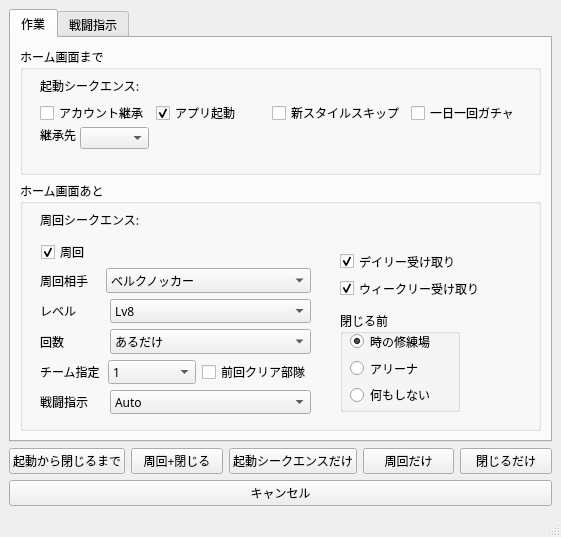
<?xml version="1.0" encoding="UTF-8"?>
<ui version="4.0">
 <class>MainWindow</class>
 <widget class="QMainWindow" name="MainWindow">
  <property name="geometry">
   <rect>
    <x>0</x>
    <y>0</y>
    <width>561</width>
    <height>537</height>
   </rect>
  </property>
  <property name="windowTitle">
   <string>MainWindow</string>
  </property>
  <widget class="QWidget" name="centralwidget">
   <layout class="QVBoxLayout" name="verticalLayout_2">
    <item>
     <widget class="QTabWidget" name="taskTab">
      <property name="enabled">
       <bool>true</bool>
      </property>
      <property name="font">
       <font>
        <family>游ゴシック</family>
       </font>
      </property>
      <property name="currentIndex">
       <number>0</number>
      </property>
      <widget class="QWidget" name="Task">
       <attribute name="title">
        <string>作業</string>
       </attribute>
       <layout class="QVBoxLayout" name="verticalLayout_3">
        <item>
         <widget class="QGroupBox" name="startGroup">
          <property name="sizePolicy">
           <sizepolicy hsizetype="Preferred" vsizetype="Minimum">
            <horstretch>0</horstretch>
            <verstretch>0</verstretch>
           </sizepolicy>
          </property>
          <property name="minimumSize">
           <size>
            <width>0</width>
            <height>110</height>
           </size>
          </property>
          <property name="font">
           <font>
            <family>游ゴシック</family>
           </font>
          </property>
          <property name="title">
           <string>ホーム画面まで</string>
          </property>
          <widget class="QWidget" name="layoutWidget">
           <property name="geometry">
            <rect>
             <x>20</x>
             <y>30</y>
             <width>481</width>
             <height>48</height>
            </rect>
           </property>
           <property name="font">
            <font>
             <family>游ゴシック</family>
            </font>
           </property>
           <layout class="QVBoxLayout" name="startLayout">
            <item>
             <layout class="QHBoxLayout" name="startSequenceLayout">
              <item>
               <widget class="QLabel" name="StartLabelTitle">
                <property name="font">
                 <font>
                  <family>游ゴシック</family>
                 </font>
                </property>
                <property name="text">
                 <string>起動シークエンス:</string>
                </property>
               </widget>
              </item>
              <item>
               <widget class="QLabel" name="StartLabel">
                <property name="sizePolicy">
                 <sizepolicy hsizetype="Expanding" vsizetype="Preferred">
                  <horstretch>0</horstretch>
                  <verstretch>0</verstretch>
                 </sizepolicy>
                </property>
                <property name="font">
                 <font>
                  <family>游ゴシック</family>
                 </font>
                </property>
                <property name="text">
                 <string/>
                </property>
               </widget>
              </item>
             </layout>
            </item>
            <item>
             <layout class="QHBoxLayout" name="startCheckBoxLayout">
              <item>
               <widget class="QCheckBox" name="Login">
                <property name="font">
                 <font>
                  <family>游ゴシック</family>
                 </font>
                </property>
                <property name="text">
                 <string>アカウント継承</string>
                </property>
               </widget>
              </item>
              <item>
               <widget class="QCheckBox" name="LaunchApp">
                <property name="enabled">
                 <bool>true</bool>
                </property>
                <property name="font">
                 <font>
                  <family>游ゴシック</family>
                 </font>
                </property>
                <property name="text">
                 <string>アプリ起動</string>
                </property>
                <property name="checked">
                 <bool>true</bool>
                </property>
               </widget>
              </item>
              <item>
               <widget class="QCheckBox" name="SkipTrailer">
                <property name="font">
                 <font>
                  <family>游ゴシック</family>
                 </font>
                </property>
                <property name="text">
                 <string>新スタイルスキップ</string>
                </property>
                <property name="checked">
                 <bool>false</bool>
                </property>
               </widget>
              </item>
              <item>
               <widget class="QCheckBox" name="SkipGacha">
                <property name="font">
                 <font>
                  <family>游ゴシック</family>
                 </font>
                </property>
                <property name="text">
                 <string>一日一回ガチャ</string>
                </property>
               </widget>
              </item>
             </layout>
            </item>
           </layout>
          </widget>
          <widget class="QComboBox" name="loginComboBox">
           <property name="geometry">
            <rect>
             <x>60</x>
             <y>80</y>
             <width>69</width>
             <height>22</height>
            </rect>
           </property>
          </widget>
          <widget class="QLabel" name="loginLabel">
           <property name="geometry">
            <rect>
             <x>20</x>
             <y>80</y>
             <width>49</width>
             <height>16</height>
            </rect>
           </property>
           <property name="text">
            <string>継承先</string>
           </property>
          </widget>
         </widget>
        </item>
        <item>
         <widget class="QGroupBox" name="taskGroup">
          <property name="minimumSize">
           <size>
            <width>519</width>
            <height>250</height>
           </size>
          </property>
          <property name="font">
           <font>
            <family>游ゴシック</family>
           </font>
          </property>
          <property name="title">
           <string>ホーム画面あと</string>
          </property>
          <widget class="QGroupBox" name="RadioButtons">
           <property name="geometry">
            <rect>
             <x>320</x>
             <y>130</y>
             <width>120</width>
             <height>101</height>
            </rect>
           </property>
           <property name="font">
            <font>
             <family>游ゴシック</family>
            </font>
           </property>
           <property name="title">
            <string>閉じる前</string>
           </property>
           <widget class="QWidget" name="layoutWidget">
            <property name="geometry">
             <rect>
              <x>10</x>
              <y>20</y>
              <width>85</width>
              <height>74</height>
             </rect>
            </property>
            <property name="font">
             <font>
              <family>游ゴシック</family>
             </font>
            </property>
            <layout class="QVBoxLayout" name="RadioButtonLayout">
             <item>
              <widget class="QRadioButton" name="tokiAuto">
               <property name="font">
                <font>
                 <family>游ゴシック</family>
                </font>
               </property>
               <property name="text">
                <string>時の修練場</string>
               </property>
               <property name="checked">
                <bool>true</bool>
               </property>
              </widget>
             </item>
             <item>
              <widget class="QRadioButton" name="arenaAuto">
               <property name="font">
                <font>
                 <family>游ゴシック</family>
                </font>
               </property>
               <property name="text">
                <string>アリーナ</string>
               </property>
              </widget>
             </item>
             <item>
              <widget class="QRadioButton" name="doNoAuto">
               <property name="font">
                <font>
                 <family>游ゴシック</family>
                </font>
               </property>
               <property name="text">
                <string>何もしない</string>
               </property>
              </widget>
             </item>
            </layout>
           </widget>
          </widget>
          <widget class="QWidget" name="layoutWidget">
           <property name="geometry">
            <rect>
             <x>20</x>
             <y>30</y>
             <width>481</width>
             <height>18</height>
            </rect>
           </property>
           <property name="font">
            <font>
             <family>游ゴシック</family>
            </font>
           </property>
           <layout class="QHBoxLayout" name="SweepSequenceLayout">
            <item>
             <widget class="QLabel" name="TaskLabelTitle">
              <property name="font">
               <font>
                <family>游ゴシック</family>
               </font>
              </property>
              <property name="text">
               <string>周回シークエンス:</string>
              </property>
             </widget>
            </item>
            <item>
             <widget class="QLabel" name="TaskLabel">
              <property name="sizePolicy">
               <sizepolicy hsizetype="Expanding" vsizetype="Preferred">
                <horstretch>0</horstretch>
                <verstretch>0</verstretch>
               </sizepolicy>
              </property>
              <property name="font">
               <font>
                <family>游ゴシック</family>
               </font>
              </property>
              <property name="text">
               <string/>
              </property>
             </widget>
            </item>
           </layout>
          </widget>
          <widget class="QWidget" name="layoutWidget">
           <property name="geometry">
            <rect>
             <x>320</x>
             <y>70</y>
             <width>145</width>
             <height>48</height>
            </rect>
           </property>
           <property name="font">
            <font>
             <family>游ゴシック</family>
            </font>
           </property>
           <layout class="QVBoxLayout" name="MissionLayout">
            <item>
             <widget class="QCheckBox" name="Daily">
              <property name="font">
               <font>
                <family>游ゴシック</family>
               </font>
              </property>
              <property name="text">
               <string>デイリー受け取り</string>
              </property>
              <property name="checked">
               <bool>true</bool>
              </property>
             </widget>
            </item>
            <item>
             <widget class="QCheckBox" name="Weekly">
              <property name="font">
               <font>
                <family>游ゴシック</family>
               </font>
              </property>
              <property name="text">
               <string>ウィークリー受け取り</string>
              </property>
              <property name="checked">
               <bool>true</bool>
              </property>
             </widget>
            </item>
           </layout>
          </widget>
          <widget class="QCheckBox" name="Sweep">
           <property name="geometry">
            <rect>
             <x>21</x>
             <y>61</y>
             <width>47</width>
             <height>20</height>
            </rect>
           </property>
           <property name="font">
            <font>
             <family>游ゴシック</family>
            </font>
           </property>
           <property name="text">
            <string>周回</string>
           </property>
           <property name="checked">
            <bool>true</bool>
           </property>
          </widget>
          <widget class="QWidget" name="">
           <property name="geometry">
            <rect>
             <x>20</x>
             <y>87</y>
             <width>271</width>
             <height>146</height>
            </rect>
           </property>
           <property name="font">
            <font>
             <family>游ゴシック</family>
            </font>
           </property>
           <layout class="QVBoxLayout" name="SweepOptionLayout">
            <item>
             <layout class="QHBoxLayout" name="TargetLayout">
              <item>
               <widget class="QLabel" name="target">
                <property name="minimumSize">
                 <size>
                  <width>60</width>
                  <height>0</height>
                 </size>
                </property>
                <property name="font">
                 <font>
                  <family>游ゴシック</family>
                 </font>
                </property>
                <property name="text">
                 <string>周回相手</string>
                </property>
               </widget>
              </item>
              <item>
               <widget class="QComboBox" name="targetComboBox">
                <property name="sizePolicy">
                 <sizepolicy hsizetype="Minimum" vsizetype="Fixed">
                  <horstretch>0</horstretch>
                  <verstretch>0</verstretch>
                 </sizepolicy>
                </property>
                <property name="minimumSize">
                 <size>
                  <width>0</width>
                  <height>0</height>
                 </size>
                </property>
                <property name="font">
                 <font>
                  <family>游ゴシック</family>
                 </font>
                </property>
                <item>
                 <property name="text">
                  <string>ベルクノッカー</string>
                 </property>
                </item>
                <item>
                 <property name="text">
                  <string>ヘイルホース</string>
                 </property>
                </item>
                <item>
                 <property name="text">
                  <string>パイルゴーレムT</string>
                 </property>
                </item>
                <item>
                 <property name="text">
                  <string>シェルプロテクシオン</string>
                 </property>
                </item>
                <item>
                 <property name="text">
                  <string>ヴェイルドデスO</string>
                 </property>
                </item>
                <item>
                 <property name="text">
                  <string>アラクネラインA</string>
                 </property>
                </item>
                <item>
                 <property name="text">
                  <string>エグゾヴォッチャーR</string>
                 </property>
                </item>
                <item>
                 <property name="text">
                  <string>エグゾヴォッチャーB</string>
                 </property>
                </item>
                <item>
                 <property name="text">
                  <string>エグゾヴォッチャーY</string>
                 </property>
                </item>
                <item>
                 <property name="text">
                  <string>エグゾヴォッチャーW</string>
                 </property>
                </item>
                <item>
                 <property name="text">
                  <string>エグゾヴォッチャーP</string>
                 </property>
                </item>
                <item>
                 <property name="text">
                  <string>シニスター＆レクタス・ニールR</string>
                 </property>
                </item>
                <item>
                 <property name="text">
                  <string>あもんY</string>
                 </property>
                </item>
               </widget>
              </item>
             </layout>
            </item>
            <item>
             <layout class="QHBoxLayout" name="LevelLayout">
              <item>
               <widget class="QLabel" name="Level">
                <property name="minimumSize">
                 <size>
                  <width>60</width>
                  <height>0</height>
                 </size>
                </property>
                <property name="font">
                 <font>
                  <family>游ゴシック</family>
                 </font>
                </property>
                <property name="text">
                 <string>レベル</string>
                </property>
               </widget>
              </item>
              <item>
               <widget class="QComboBox" name="levelComboBox">
                <property name="sizePolicy">
                 <sizepolicy hsizetype="Minimum" vsizetype="Fixed">
                  <horstretch>0</horstretch>
                  <verstretch>0</verstretch>
                 </sizepolicy>
                </property>
                <property name="minimumSize">
                 <size>
                  <width>201</width>
                  <height>0</height>
                 </size>
                </property>
                <property name="font">
                 <font>
                  <family>游ゴシック</family>
                 </font>
                </property>
                <item>
                 <property name="text">
                  <string>Lv8</string>
                 </property>
                </item>
                <item>
                 <property name="text">
                  <string>Lv9</string>
                 </property>
                </item>
                <item>
                 <property name="text">
                  <string>Lv10</string>
                 </property>
                </item>
                <item>
                 <property name="text">
                  <string>Lv11</string>
                 </property>
                </item>
                <item>
                 <property name="text">
                  <string>Lv12</string>
                 </property>
                </item>
                <item>
                 <property name="text">
                  <string>Lv13</string>
                 </property>
                </item>
               </widget>
              </item>
             </layout>
            </item>
            <item>
             <layout class="QHBoxLayout" name="TimeLayout">
              <item>
               <widget class="QLabel" name="sweepTime">
                <property name="font">
                 <font>
                  <family>游ゴシック</family>
                 </font>
                </property>
                <property name="text">
                 <string>回数</string>
                </property>
               </widget>
              </item>
              <item>
               <widget class="QComboBox" name="sweepTimeComboBox">
                <property name="sizePolicy">
                 <sizepolicy hsizetype="Minimum" vsizetype="Fixed">
                  <horstretch>0</horstretch>
                  <verstretch>0</verstretch>
                 </sizepolicy>
                </property>
                <property name="minimumSize">
                 <size>
                  <width>201</width>
                  <height>0</height>
                 </size>
                </property>
                <property name="font">
                 <font>
                  <family>游ゴシック</family>
                 </font>
                </property>
                <item>
                 <property name="text">
                  <string>あるだけ</string>
                 </property>
                </item>
                <item>
                 <property name="text">
                  <string>5</string>
                 </property>
                </item>
                <item>
                 <property name="text">
                  <string>10</string>
                 </property>
                </item>
                <item>
                 <property name="text">
                  <string>15</string>
                 </property>
                </item>
                <item>
                 <property name="text">
                  <string>20</string>
                 </property>
                </item>
                <item>
                 <property name="text">
                  <string>25</string>
                 </property>
                </item>
                <item>
                 <property name="text">
                  <string>30</string>
                 </property>
                </item>
                <item>
                 <property name="text">
                  <string>35</string>
                 </property>
                </item>
                <item>
                 <property name="text">
                  <string>40</string>
                 </property>
                </item>
                <item>
                 <property name="text">
                  <string>45</string>
                 </property>
                </item>
                <item>
                 <property name="text">
                  <string>50</string>
                 </property>
                </item>
                <item>
                 <property name="text">
                  <string>55</string>
                 </property>
                </item>
                <item>
                 <property name="text">
                  <string>60</string>
                 </property>
                </item>
               </widget>
              </item>
             </layout>
            </item>
            <item>
             <layout class="QHBoxLayout" name="teamLayout">
              <item>
               <widget class="QLabel" name="teamLabel">
                <property name="font">
                 <font>
                  <family>游ゴシック</family>
                 </font>
                </property>
                <property name="text">
                 <string>チーム指定</string>
                </property>
               </widget>
              </item>
              <item>
               <widget class="QComboBox" name="teamSelect">
                <property name="sizePolicy">
                 <sizepolicy hsizetype="Minimum" vsizetype="Fixed">
                  <horstretch>0</horstretch>
                  <verstretch>0</verstretch>
                 </sizepolicy>
                </property>
                <property name="minimumSize">
                 <size>
                  <width>88</width>
                  <height>0</height>
                 </size>
                </property>
                <property name="font">
                 <font>
                  <family>游ゴシック</family>
                 </font>
                </property>
                <item>
                 <property name="text">
                  <string>1</string>
                 </property>
                </item>
                <item>
                 <property name="text">
                  <string>2</string>
                 </property>
                </item>
                <item>
                 <property name="text">
                  <string>3</string>
                 </property>
                </item>
                <item>
                 <property name="text">
                  <string>4</string>
                 </property>
                </item>
                <item>
                 <property name="text">
                  <string>5</string>
                 </property>
                </item>
                <item>
                 <property name="text">
                  <string>6</string>
                 </property>
                </item>
                <item>
                 <property name="text">
                  <string>7</string>
                 </property>
                </item>
                <item>
                 <property name="text">
                  <string>8</string>
                 </property>
                </item>
                <item>
                 <property name="text">
                  <string>9</string>
                 </property>
                </item>
                <item>
                 <property name="text">
                  <string>10</string>
                 </property>
                </item>
                <item>
                 <property name="text">
                  <string>11</string>
                 </property>
                </item>
                <item>
                 <property name="text">
                  <string>12</string>
                 </property>
                </item>
                <item>
                 <property name="text">
                  <string>13</string>
                 </property>
                </item>
                <item>
                 <property name="text">
                  <string>14</string>
                 </property>
                </item>
                <item>
                 <property name="text">
                  <string>15</string>
                 </property>
                </item>
                <item>
                 <property name="text">
                  <string>16</string>
                 </property>
                </item>
                <item>
                 <property name="text">
                  <string>17</string>
                 </property>
                </item>
                <item>
                 <property name="text">
                  <string>18</string>
                 </property>
                </item>
                <item>
                 <property name="text">
                  <string>19</string>
                 </property>
                </item>
                <item>
                 <property name="text">
                  <string>20</string>
                 </property>
                </item>
               </widget>
              </item>
              <item>
               <widget class="QCheckBox" name="formerTeam">
                <property name="minimumSize">
                 <size>
                  <width>0</width>
                  <height>0</height>
                 </size>
                </property>
                <property name="font">
                 <font>
                  <family>游ゴシック</family>
                 </font>
                </property>
                <property name="text">
                 <string>前回クリア部隊</string>
                </property>
               </widget>
              </item>
             </layout>
            </item>
            <item>
             <layout class="QHBoxLayout" name="BattleLayout">
              <item>
               <widget class="QLabel" name="battleScript">
                <property name="font">
                 <font>
                  <family>游ゴシック</family>
                 </font>
                </property>
                <property name="text">
                 <string>戦闘指示</string>
                </property>
               </widget>
              </item>
              <item>
               <widget class="QComboBox" name="battleInstructionSelect">
                <property name="sizePolicy">
                 <sizepolicy hsizetype="Minimum" vsizetype="Fixed">
                  <horstretch>0</horstretch>
                  <verstretch>0</verstretch>
                 </sizepolicy>
                </property>
                <property name="minimumSize">
                 <size>
                  <width>201</width>
                  <height>0</height>
                 </size>
                </property>
                <property name="font">
                 <font>
                  <family>游ゴシック</family>
                 </font>
                </property>
                <item>
                 <property name="text">
                  <string>Auto</string>
                 </property>
                </item>
                <item>
                 <property name="text">
                  <string>Default</string>
                 </property>
                </item>
               </widget>
              </item>
             </layout>
            </item>
           </layout>
          </widget>
         </widget>
        </item>
       </layout>
      </widget>
      <widget class="QWidget" name="Battle">
       <attribute name="title">
        <string>戦闘指示</string>
       </attribute>
       <widget class="QPlainTextEdit" name="instructionEdit">
        <property name="geometry">
         <rect>
          <x>20</x>
          <y>50</y>
          <width>471</width>
          <height>241</height>
         </rect>
        </property>
       </widget>
       <widget class="QWidget" name="">
        <property name="geometry">
         <rect>
          <x>20</x>
          <y>340</y>
          <width>258</width>
          <height>26</height>
         </rect>
        </property>
        <layout class="QHBoxLayout" name="bunchanLayout">
         <item>
          <widget class="QLabel" name="bunchanLabel">
           <property name="text">
            <string>豊後専用アリーナ周回</string>
           </property>
          </widget>
         </item>
         <item>
          <widget class="QSpinBox" name="bunchanInput">
           <property name="maximum">
            <number>1000</number>
           </property>
           <property name="value">
            <number>121</number>
           </property>
          </widget>
         </item>
         <item>
          <widget class="QPushButton" name="bunchanButton">
           <property name="text">
            <string>開始</string>
           </property>
          </widget>
         </item>
        </layout>
       </widget>
       <widget class="QWidget" name="">
        <property name="geometry">
         <rect>
          <x>20</x>
          <y>20</y>
          <width>471</width>
          <height>24</height>
         </rect>
        </property>
        <layout class="QHBoxLayout" name="horizontalLayout">
         <property name="spacing">
          <number>148</number>
         </property>
         <item>
          <widget class="QLineEdit" name="fileName">
           <property name="placeholderText">
            <string>ファイル名</string>
           </property>
          </widget>
         </item>
         <item>
          <widget class="QComboBox" name="fileComboBox">
           <property name="minimumSize">
            <size>
             <width>150</width>
             <height>0</height>
            </size>
           </property>
          </widget>
         </item>
        </layout>
       </widget>
       <widget class="QWidget" name="">
        <property name="geometry">
         <rect>
          <x>20</x>
          <y>300</y>
          <width>471</width>
          <height>26</height>
         </rect>
        </property>
        <layout class="QHBoxLayout" name="saveInfoLayout">
         <property name="spacing">
          <number>250</number>
         </property>
         <item>
          <widget class="QPushButton" name="saveButton">
           <property name="text">
            <string>保存</string>
           </property>
          </widget>
         </item>
         <item>
          <widget class="QPushButton" name="infoButton">
           <property name="sizePolicy">
            <sizepolicy hsizetype="Minimum" vsizetype="Fixed">
             <horstretch>0</horstretch>
             <verstretch>2</verstretch>
            </sizepolicy>
           </property>
           <property name="minimumSize">
            <size>
             <width>3</width>
             <height>0</height>
            </size>
           </property>
           <property name="text">
            <string>使用説明書</string>
           </property>
           <property name="icon">
            <iconset theme="QIcon::ThemeIcon::HelpAbout"/>
           </property>
          </widget>
         </item>
        </layout>
       </widget>
      </widget>
     </widget>
    </item>
    <item>
     <layout class="QHBoxLayout" name="ButtonGroup1">
      <item>
       <widget class="QPushButton" name="AllButton">
        <property name="font">
         <font>
          <family>游ゴシック</family>
         </font>
        </property>
        <property name="text">
         <string>起動から閉じるまで</string>
        </property>
       </widget>
      </item>
      <item>
       <widget class="QPushButton" name="SweepCloseButton">
        <property name="font">
         <font>
          <family>游ゴシック</family>
         </font>
        </property>
        <property name="text">
         <string>周回+閉じる</string>
        </property>
       </widget>
      </item>
      <item>
       <widget class="QPushButton" name="StartButton">
        <property name="font">
         <font>
          <family>游ゴシック</family>
         </font>
        </property>
        <property name="text">
         <string>起動シークエンスだけ</string>
        </property>
       </widget>
      </item>
      <item>
       <widget class="QPushButton" name="SweepButton">
        <property name="font">
         <font>
          <family>游ゴシック</family>
         </font>
        </property>
        <property name="text">
         <string>周回だけ</string>
        </property>
       </widget>
      </item>
      <item>
       <widget class="QPushButton" name="onlyCloseButton">
        <property name="font">
         <font>
          <family>游ゴシック</family>
         </font>
        </property>
        <property name="text">
         <string>閉じるだけ</string>
        </property>
       </widget>
      </item>
     </layout>
    </item>
    <item>
     <widget class="QPushButton" name="cancelButton">
      <property name="font">
       <font>
        <family>游ゴシック</family>
       </font>
      </property>
      <property name="text">
       <string>キャンセル</string>
      </property>
     </widget>
    </item>
   </layout>
  </widget>
  <widget class="QMenuBar" name="menubar">
   <property name="geometry">
    <rect>
     <x>0</x>
     <y>0</y>
     <width>561</width>
     <height>22</height>
    </rect>
   </property>
  </widget>
  <widget class="QStatusBar" name="statusbar"/>
 </widget>
 <resources/>
 <connections/>
</ui>
